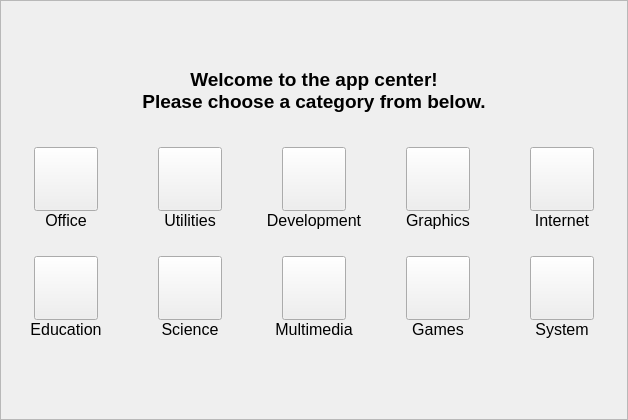
           <widget class="QFrame" name="categoriesFrame">
            <property name="frameShape">
             <enum>QFrame::StyledPanel</enum>
            </property>
            <property name="frameShadow">
             <enum>QFrame::Sunken</enum>
            </property>
            <layout class="QVBoxLayout" name="verticalLayout_4">
             <property name="leftMargin">
              <number>0</number>
             </property>
             <property name="topMargin">
              <number>0</number>
             </property>
             <property name="rightMargin">
              <number>0</number>
             </property>
             <property name="bottomMargin">
              <number>0</number>
             </property>
             <item>
              <spacer name="verticalSpacer_5">
               <property name="orientation">
                <enum>Qt::Vertical</enum>
               </property>
               <property name="sizeHint" stdset="0">
                <size>
                 <width>20</width>
                 <height>40</height>
                </size>
               </property>
              </spacer>
             </item>
             <item>
              <widget class="QLabel" name="categoriesDescriptionLabel">
               <property name="sizePolicy">
                <sizepolicy hsizetype="Preferred" vsizetype="Fixed">
                 <horstretch>0</horstretch>
                 <verstretch>0</verstretch>
                </sizepolicy>
               </property>
               <property name="minimumSize">
                <size>
                 <width>0</width>
                 <height>100</height>
                </size>
               </property>
               <property name="font">
                <font>
                 <pointsize>14</pointsize>
                 <weight>75</weight>
                 <bold>true</bold>
                 <underline>false</underline>
                </font>
               </property>
               <property name="text">
                <string>&lt;html&gt;&lt;head/&gt;&lt;body&gt;&lt;p&gt;Welcome to the app center!&lt;br/&gt;Please choose a category from below.&lt;/p&gt;&lt;/body&gt;&lt;/html&gt;</string>
               </property>
               <property name="alignment">
                <set>Qt::AlignCenter</set>
               </property>
              </widget>
             </item>
             <item>
              <layout class="QHBoxLayout" name="categoryRow_1">
               <property name="spacing">
                <number>14</number>
               </property>
               <item>
                <spacer name="horizontalSpacer_1">
                 <property name="orientation">
                  <enum>Qt::Horizontal</enum>
                 </property>
                 <property name="sizeHint" stdset="0">
                  <size>
                   <width>10</width>
                   <height>20</height>
                  </size>
                 </property>
                </spacer>
               </item>
               <item>
                <layout class="QVBoxLayout" name="categoryItem_1">
                 <property name="spacing">
                  <number>0</number>
                 </property>
                 <item>
                  <layout class="QHBoxLayout" name="horizontalLayout_1">
                   <property name="spacing">
                    <number>0</number>
                   </property>
                   <item>
                    <widget class="QPushButton" name="categoryPushButton_office">
                     <property name="sizePolicy">
                      <sizepolicy hsizetype="Fixed" vsizetype="Fixed">
                       <horstretch>0</horstretch>
                       <verstretch>0</verstretch>
                      </sizepolicy>
                     </property>
                     <property name="minimumSize">
                      <size>
                       <width>64</width>
                       <height>64</height>
                      </size>
                     </property>
                     <property name="maximumSize">
                      <size>
                       <width>64</width>
                       <height>64</height>
                      </size>
                     </property>
                     <property name="icon">
                      <iconset theme="applications-office">
                       <normaloff>.</normaloff>.</iconset>
                     </property>
                     <property name="iconSize">
                      <size>
                       <width>48</width>
                       <height>48</height>
                      </size>
                     </property>
                    </widget>
                   </item>
                  </layout>
                 </item>
                 <item>
                  <widget class="QLabel" name="categoryNameLabel_office">
                   <property name="sizePolicy">
                    <sizepolicy hsizetype="Preferred" vsizetype="Maximum">
                     <horstretch>0</horstretch>
                     <verstretch>0</verstretch>
                    </sizepolicy>
                   </property>
                   <property name="minimumSize">
                    <size>
                     <width>110</width>
                     <height>0</height>
                    </size>
                   </property>
                   <property name="font">
                    <font>
                     <pointsize>12</pointsize>
                    </font>
                   </property>
                   <property name="text">
                    <string>Office</string>
                   </property>
                   <property name="alignment">
                    <set>Qt::AlignHCenter|Qt::AlignTop</set>
                   </property>
                  </widget>
                 </item>
                </layout>
               </item>
               <item>
                <layout class="QVBoxLayout" name="categoryItem_2">
                 <property name="spacing">
                  <number>0</number>
                 </property>
                 <item>
                  <layout class="QHBoxLayout" name="horizontalLayout_2">
                   <property name="spacing">
                    <number>0</number>
                   </property>
                   <item>
                    <widget class="QPushButton" name="categoryPushButton_utilities">
                     <property name="sizePolicy">
                      <sizepolicy hsizetype="Fixed" vsizetype="Fixed">
                       <horstretch>0</horstretch>
                       <verstretch>0</verstretch>
                      </sizepolicy>
                     </property>
                     <property name="minimumSize">
                      <size>
                       <width>64</width>
                       <height>64</height>
                      </size>
                     </property>
                     <property name="maximumSize">
                      <size>
                       <width>64</width>
                       <height>64</height>
                      </size>
                     </property>
                     <property name="text">
                      <string/>
                     </property>
                     <property name="icon">
                      <iconset theme="applications-utilities">
                       <normaloff>.</normaloff>.</iconset>
                     </property>
                     <property name="iconSize">
                      <size>
                       <width>48</width>
                       <height>48</height>
                      </size>
                     </property>
                    </widget>
                   </item>
                  </layout>
                 </item>
                 <item>
                  <widget class="QLabel" name="categoryNameLabel_utilities">
                   <property name="sizePolicy">
                    <sizepolicy hsizetype="Preferred" vsizetype="Maximum">
                     <horstretch>0</horstretch>
                     <verstretch>0</verstretch>
                    </sizepolicy>
                   </property>
                   <property name="minimumSize">
                    <size>
                     <width>110</width>
                     <height>0</height>
                    </size>
                   </property>
                   <property name="font">
                    <font>
                     <pointsize>12</pointsize>
                    </font>
                   </property>
                   <property name="text">
                    <string>Utilities</string>
                   </property>
                   <property name="alignment">
                    <set>Qt::AlignHCenter|Qt::AlignTop</set>
                   </property>
                  </widget>
                 </item>
                </layout>
               </item>
               <item>
                <layout class="QVBoxLayout" name="categoryItem_3">
                 <property name="spacing">
                  <number>0</number>
                 </property>
                 <item>
                  <layout class="QHBoxLayout" name="horizontalLayout_3">
                   <property name="spacing">
                    <number>0</number>
                   </property>
                   <item>
                    <widget class="QPushButton" name="categoryPushButton_development">
                     <property name="sizePolicy">
                      <sizepolicy hsizetype="Fixed" vsizetype="Fixed">
                       <horstretch>0</horstretch>
                       <verstretch>0</verstretch>
                      </sizepolicy>
                     </property>
                     <property name="minimumSize">
                      <size>
                       <width>64</width>
                       <height>64</height>
                      </size>
                     </property>
                     <property name="maximumSize">
                      <size>
                       <width>64</width>
                       <height>64</height>
                      </size>
                     </property>
                     <property name="icon">
                      <iconset theme="applications-development">
                       <normaloff>.</normaloff>.</iconset>
                     </property>
                     <property name="iconSize">
                      <size>
                       <width>48</width>
                       <height>48</height>
                      </size>
                     </property>
                    </widget>
                   </item>
                  </layout>
                 </item>
                 <item>
                  <widget class="QLabel" name="categoryNameLabel_development">
                   <property name="sizePolicy">
                    <sizepolicy hsizetype="Preferred" vsizetype="Maximum">
                     <horstretch>0</horstretch>
                     <verstretch>0</verstretch>
                    </sizepolicy>
                   </property>
                   <property name="minimumSize">
                    <size>
                     <width>110</width>
                     <height>0</height>
                    </size>
                   </property>
                   <property name="font">
                    <font>
                     <pointsize>12</pointsize>
                    </font>
                   </property>
                   <property name="text">
                    <string>Development</string>
                   </property>
                   <property name="alignment">
                    <set>Qt::AlignHCenter|Qt::AlignTop</set>
                   </property>
                  </widget>
                 </item>
                </layout>
               </item>
               <item>
                <layout class="QVBoxLayout" name="categoryItem_4">
                 <property name="spacing">
                  <number>0</number>
                 </property>
                 <item>
                  <layout class="QHBoxLayout" name="horizontalLayout_4">
                   <property name="spacing">
                    <number>0</number>
                   </property>
                   <item>
                    <widget class="QPushButton" name="categoryPushButton_graphics">
                     <property name="sizePolicy">
                      <sizepolicy hsizetype="Fixed" vsizetype="Fixed">
                       <horstretch>0</horstretch>
                       <verstretch>0</verstretch>
                      </sizepolicy>
                     </property>
                     <property name="minimumSize">
                      <size>
                       <width>64</width>
                       <height>64</height>
                      </size>
                     </property>
                     <property name="maximumSize">
                      <size>
                       <width>64</width>
                       <height>64</height>
                      </size>
                     </property>
                     <property name="icon">
                      <iconset theme="applications-graphics">
                       <normaloff>.</normaloff>.</iconset>
                     </property>
                     <property name="iconSize">
                      <size>
                       <width>48</width>
                       <height>48</height>
                      </size>
                     </property>
                    </widget>
                   </item>
                  </layout>
                 </item>
                 <item>
                  <widget class="QLabel" name="categoryNameLabel_graphics">
                   <property name="sizePolicy">
                    <sizepolicy hsizetype="Preferred" vsizetype="Maximum">
                     <horstretch>0</horstretch>
                     <verstretch>0</verstretch>
                    </sizepolicy>
                   </property>
                   <property name="minimumSize">
                    <size>
                     <width>110</width>
                     <height>0</height>
                    </size>
                   </property>
                   <property name="font">
                    <font>
                     <pointsize>12</pointsize>
                    </font>
                   </property>
                   <property name="text">
                    <string>Graphics</string>
                   </property>
                   <property name="alignment">
                    <set>Qt::AlignHCenter|Qt::AlignTop</set>
                   </property>
                  </widget>
                 </item>
                </layout>
               </item>
               <item>
                <layout class="QVBoxLayout" name="categoryItem_5">
                 <property name="spacing">
                  <number>0</number>
                 </property>
                 <item>
                  <layout class="QHBoxLayout" name="horizontalLayout_5">
                   <property name="spacing">
                    <number>0</number>
                   </property>
                   <item>
                    <widget class="QPushButton" name="categoryPushButton_internet">
                     <property name="sizePolicy">
                      <sizepolicy hsizetype="Fixed" vsizetype="Fixed">
                       <horstretch>0</horstretch>
                       <verstretch>0</verstretch>
                      </sizepolicy>
                     </property>
                     <property name="minimumSize">
                      <size>
                       <width>64</width>
                       <height>64</height>
                      </size>
                     </property>
                     <property name="maximumSize">
                      <size>
                       <width>64</width>
                       <height>64</height>
                      </size>
                     </property>
                     <property name="icon">
                      <iconset theme="applications-internet">
                       <normaloff>.</normaloff>.</iconset>
                     </property>
                     <property name="iconSize">
                      <size>
                       <width>48</width>
                       <height>48</height>
                      </size>
                     </property>
                    </widget>
                   </item>
                  </layout>
                 </item>
                 <item>
                  <widget class="QLabel" name="categoryNameLabel_internet">
                   <property name="sizePolicy">
                    <sizepolicy hsizetype="Preferred" vsizetype="Maximum">
                     <horstretch>0</horstretch>
                     <verstretch>0</verstretch>
                    </sizepolicy>
                   </property>
                   <property name="minimumSize">
                    <size>
                     <width>110</width>
                     <height>0</height>
                    </size>
                   </property>
                   <property name="font">
                    <font>
                     <pointsize>12</pointsize>
                    </font>
                   </property>
                   <property name="text">
                    <string>Internet</string>
                   </property>
                   <property name="alignment">
                    <set>Qt::AlignHCenter|Qt::AlignTop</set>
                   </property>
                  </widget>
                 </item>
                </layout>
               </item>
               <item>
                <spacer name="horizontalSpacer_2">
                 <property name="orientation">
                  <enum>Qt::Horizontal</enum>
                 </property>
                 <property name="sizeHint" stdset="0">
                  <size>
                   <width>10</width>
                   <height>20</height>
                  </size>
                 </property>
                </spacer>
               </item>
              </layout>
             </item>
             <item>
              <spacer name="verticalSpacer_4">
               <property name="orientation">
                <enum>Qt::Vertical</enum>
               </property>
               <property name="sizeType">
                <enum>QSizePolicy::Fixed</enum>
               </property>
               <property name="sizeHint" stdset="0">
                <size>
                 <width>20</width>
                 <height>20</height>
                </size>
               </property>
              </spacer>
             </item>
             <item>
              <layout class="QHBoxLayout" name="categoryRow_2">
               <property name="spacing">
                <number>14</number>
               </property>
               <item>
                <spacer name="horizontalSpacer_3">
                 <property name="orientation">
                  <enum>Qt::Horizontal</enum>
                 </property>
                 <property name="sizeHint" stdset="0">
                  <size>
                   <width>10</width>
                   <height>20</height>
                  </size>
                 </property>
                </spacer>
               </item>
               <item>
                <layout class="QVBoxLayout" name="categoryItem_6">
                 <property name="spacing">
                  <number>0</number>
                 </property>
                 <item>
                  <layout class="QHBoxLayout" name="horizontalLayout_6">
                   <property name="spacing">
                    <number>0</number>
                   </property>
                   <item>
                    <widget class="QPushButton" name="categoryPushButton_education">
                     <property name="sizePolicy">
                      <sizepolicy hsizetype="Fixed" vsizetype="Fixed">
                       <horstretch>0</horstretch>
                       <verstretch>0</verstretch>
                      </sizepolicy>
                     </property>
                     <property name="minimumSize">
                      <size>
                       <width>64</width>
                       <height>64</height>
                      </size>
                     </property>
                     <property name="maximumSize">
                      <size>
                       <width>64</width>
                       <height>64</height>
                      </size>
                     </property>
                     <property name="icon">
                      <iconset theme="applications-education">
                       <normaloff>.</normaloff>.</iconset>
                     </property>
                     <property name="iconSize">
                      <size>
                       <width>48</width>
                       <height>48</height>
                      </size>
                     </property>
                    </widget>
                   </item>
                  </layout>
                 </item>
                 <item>
                  <widget class="QLabel" name="categoryNameLabel_education">
                   <property name="sizePolicy">
                    <sizepolicy hsizetype="Preferred" vsizetype="Maximum">
                     <horstretch>0</horstretch>
                     <verstretch>0</verstretch>
                    </sizepolicy>
                   </property>
                   <property name="minimumSize">
                    <size>
                     <width>110</width>
                     <height>0</height>
                    </size>
                   </property>
                   <property name="font">
                    <font>
                     <pointsize>12</pointsize>
                    </font>
                   </property>
                   <property name="text">
                    <string>Education</string>
                   </property>
                   <property name="alignment">
                    <set>Qt::AlignHCenter|Qt::AlignTop</set>
                   </property>
                  </widget>
                 </item>
                </layout>
               </item>
               <item>
                <layout class="QVBoxLayout" name="categoryItem_7">
                 <property name="spacing">
                  <number>0</number>
                 </property>
                 <item>
                  <layout class="QHBoxLayout" name="horizontalLayout_7">
                   <property name="spacing">
                    <number>0</number>
                   </property>
                   <item>
                    <widget class="QPushButton" name="categoryPushButton_science">
                     <property name="sizePolicy">
                      <sizepolicy hsizetype="Fixed" vsizetype="Fixed">
                       <horstretch>0</horstretch>
                       <verstretch>0</verstretch>
                      </sizepolicy>
                     </property>
                     <property name="minimumSize">
                      <size>
                       <width>64</width>
                       <height>64</height>
                      </size>
                     </property>
                     <property name="maximumSize">
                      <size>
                       <width>64</width>
                       <height>64</height>
                      </size>
                     </property>
                     <property name="icon">
                      <iconset theme="applications-science">
                       <normaloff>.</normaloff>.</iconset>
                     </property>
                     <property name="iconSize">
                      <size>
                       <width>48</width>
                       <height>48</height>
                      </size>
                     </property>
                    </widget>
                   </item>
                  </layout>
                 </item>
                 <item>
                  <widget class="QLabel" name="categoryNameLabel_science">
                   <property name="sizePolicy">
                    <sizepolicy hsizetype="Preferred" vsizetype="Maximum">
                     <horstretch>0</horstretch>
                     <verstretch>0</verstretch>
                    </sizepolicy>
                   </property>
                   <property name="minimumSize">
                    <size>
                     <width>110</width>
                     <height>0</height>
                    </size>
                   </property>
                   <property name="font">
                    <font>
                     <pointsize>12</pointsize>
                    </font>
                   </property>
                   <property name="text">
                    <string>Science</string>
                   </property>
                   <property name="alignment">
                    <set>Qt::AlignHCenter|Qt::AlignTop</set>
                   </property>
                  </widget>
                 </item>
                </layout>
               </item>
               <item>
                <layout class="QVBoxLayout" name="categoryItem_8">
                 <property name="spacing">
                  <number>0</number>
                 </property>
                 <item>
                  <layout class="QHBoxLayout" name="horizontalLayout_8">
                   <property name="spacing">
                    <number>0</number>
                   </property>
                   <item>
                    <widget class="QPushButton" name="categoryPushButton_multimedia">
                     <property name="sizePolicy">
                      <sizepolicy hsizetype="Fixed" vsizetype="Fixed">
                       <horstretch>0</horstretch>
                       <verstretch>0</verstretch>
                      </sizepolicy>
                     </property>
                     <property name="minimumSize">
                      <size>
                       <width>64</width>
                       <height>64</height>
                      </size>
                     </property>
                     <property name="maximumSize">
                      <size>
                       <width>64</width>
                       <height>64</height>
                      </size>
                     </property>
                     <property name="icon">
                      <iconset theme="applications-multimedia">
                       <normaloff>.</normaloff>.</iconset>
                     </property>
                     <property name="iconSize">
                      <size>
                       <width>48</width>
                       <height>48</height>
                      </size>
                     </property>
                    </widget>
                   </item>
                  </layout>
                 </item>
                 <item>
                  <widget class="QLabel" name="categoryNameLabel_multimedia">
                   <property name="sizePolicy">
                    <sizepolicy hsizetype="Preferred" vsizetype="Maximum">
                     <horstretch>0</horstretch>
                     <verstretch>0</verstretch>
                    </sizepolicy>
                   </property>
                   <property name="minimumSize">
                    <size>
                     <width>110</width>
                     <height>0</height>
                    </size>
                   </property>
                   <property name="font">
                    <font>
                     <pointsize>12</pointsize>
                    </font>
                   </property>
                   <property name="text">
                    <string>Multimedia</string>
                   </property>
                   <property name="alignment">
                    <set>Qt::AlignHCenter|Qt::AlignTop</set>
                   </property>
                  </widget>
                 </item>
                </layout>
               </item>
               <item>
                <layout class="QVBoxLayout" name="categoryItem_9">
                 <property name="spacing">
                  <number>0</number>
                 </property>
                 <item>
                  <layout class="QHBoxLayout" name="horizontalLayout_9">
                   <property name="spacing">
                    <number>0</number>
                   </property>
                   <item>
                    <widget class="QPushButton" name="categoryPushButton_games">
                     <property name="sizePolicy">
                      <sizepolicy hsizetype="Fixed" vsizetype="Fixed">
                       <horstretch>0</horstretch>
                       <verstretch>0</verstretch>
                      </sizepolicy>
                     </property>
                     <property name="minimumSize">
                      <size>
                       <width>64</width>
                       <height>64</height>
                      </size>
                     </property>
                     <property name="maximumSize">
                      <size>
                       <width>64</width>
                       <height>64</height>
                      </size>
                     </property>
                     <property name="icon">
                      <iconset theme="applications-games">
                       <normaloff>.</normaloff>.</iconset>
                     </property>
                     <property name="iconSize">
                      <size>
                       <width>48</width>
                       <height>48</height>
                      </size>
                     </property>
                    </widget>
                   </item>
                  </layout>
                 </item>
                 <item>
                  <widget class="QLabel" name="categoryNameLabel_games">
                   <property name="sizePolicy">
                    <sizepolicy hsizetype="Preferred" vsizetype="Maximum">
                     <horstretch>0</horstretch>
                     <verstretch>0</verstretch>
                    </sizepolicy>
                   </property>
                   <property name="minimumSize">
                    <size>
                     <width>110</width>
                     <height>0</height>
                    </size>
                   </property>
                   <property name="font">
                    <font>
                     <pointsize>12</pointsize>
                    </font>
                   </property>
                   <property name="text">
                    <string>Games</string>
                   </property>
                   <property name="alignment">
                    <set>Qt::AlignHCenter|Qt::AlignTop</set>
                   </property>
                  </widget>
                 </item>
                </layout>
               </item>
               <item>
                <layout class="QVBoxLayout" name="categoryItem_10">
                 <property name="spacing">
                  <number>0</number>
                 </property>
                 <item>
                  <layout class="QHBoxLayout" name="horizontalLayout_10">
                   <property name="spacing">
                    <number>0</number>
                   </property>
                   <item>
                    <widget class="QPushButton" name="categoryPushButton_system">
                     <property name="sizePolicy">
                      <sizepolicy hsizetype="Fixed" vsizetype="Fixed">
                       <horstretch>0</horstretch>
                       <verstretch>0</verstretch>
                      </sizepolicy>
                     </property>
                     <property name="minimumSize">
                      <size>
                       <width>64</width>
                       <height>64</height>
                      </size>
                     </property>
                     <property name="maximumSize">
                      <size>
                       <width>64</width>
                       <height>64</height>
                      </size>
                     </property>
                     <property name="icon">
                      <iconset theme="applications-system">
                       <normaloff>.</normaloff>.</iconset>
                     </property>
                     <property name="iconSize">
                      <size>
                       <width>48</width>
                       <height>48</height>
                      </size>
                     </property>
                    </widget>
                   </item>
                  </layout>
                 </item>
                 <item>
                  <widget class="QLabel" name="categoryNameLabel_system">
                   <property name="sizePolicy">
                    <sizepolicy hsizetype="Preferred" vsizetype="Maximum">
                     <horstretch>0</horstretch>
                     <verstretch>0</verstretch>
                    </sizepolicy>
                   </property>
                   <property name="minimumSize">
                    <size>
                     <width>110</width>
                     <height>0</height>
                    </size>
                   </property>
                   <property name="font">
                    <font>
                     <pointsize>12</pointsize>
                    </font>
                   </property>
                   <property name="text">
                    <string>System</string>
                   </property>
                   <property name="alignment">
                    <set>Qt::AlignHCenter|Qt::AlignTop</set>
                   </property>
                  </widget>
                 </item>
                </layout>
               </item>
               <item>
                <spacer name="horizontalSpacer_4">
                 <property name="orientation">
                  <enum>Qt::Horizontal</enum>
                 </property>
                 <property name="sizeHint" stdset="0">
                  <size>
                   <width>10</width>
                   <height>20</height>
                  </size>
                 </property>
                </spacer>
               </item>
              </layout>
             </item>
             <item>
              <spacer name="verticalSpacer_1">
               <property name="orientation">
                <enum>Qt::Vertical</enum>
               </property>
               <property name="sizeType">
                <enum>QSizePolicy::Preferred</enum>
               </property>
               <property name="sizeHint" stdset="0">
                <size>
                 <width>20</width>
                 <height>40</height>
                </size>
               </property>
              </spacer>
             </item>
             <item>
              <spacer name="verticalSpacer_2">
               <property name="orientation">
                <enum>Qt::Vertical</enum>
               </property>
               <property name="sizeType">
                <enum>QSizePolicy::MinimumExpanding</enum>
               </property>
               <property name="sizeHint" stdset="0">
                <size>
                 <width>20</width>
                 <height>40</height>
                </size>
               </property>
              </spacer>
             </item>
            </layout>
           </widget>
